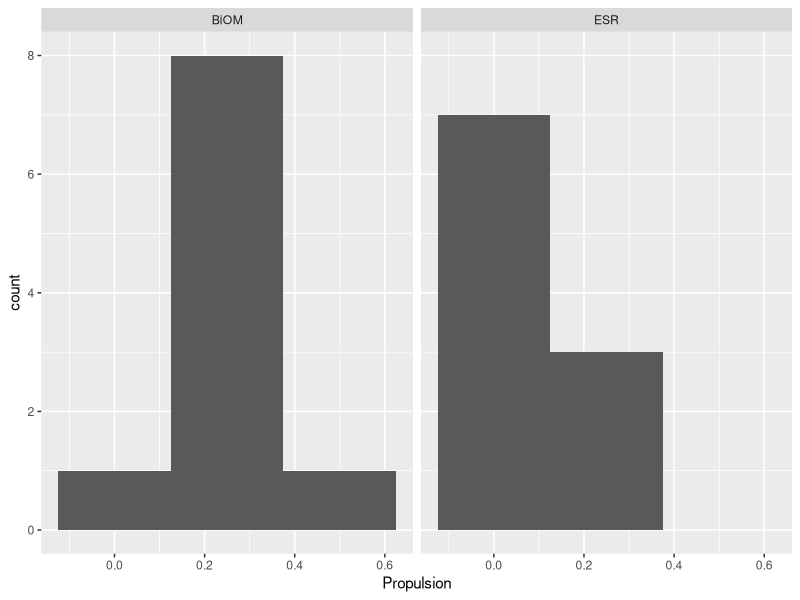
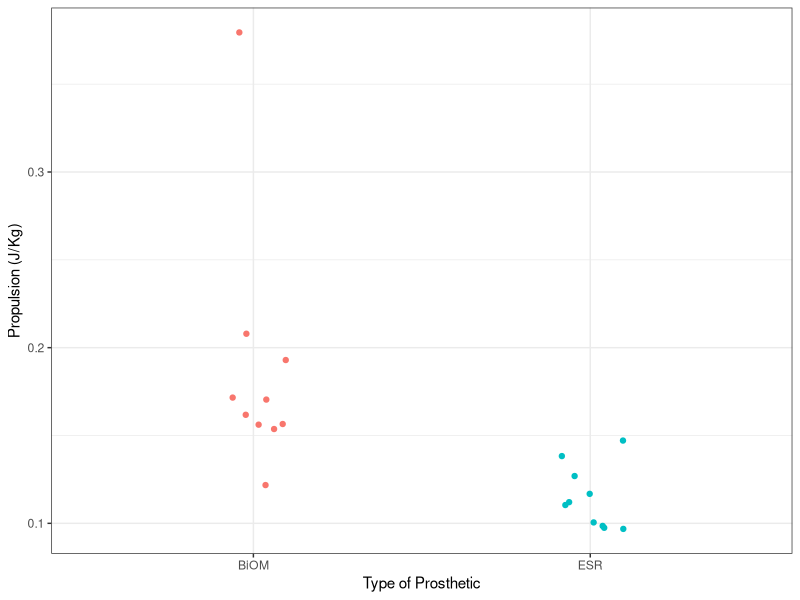
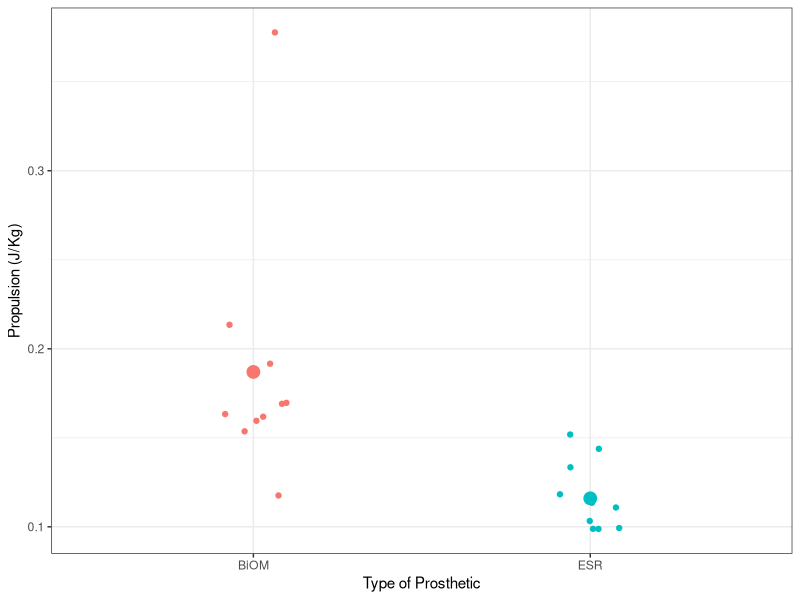
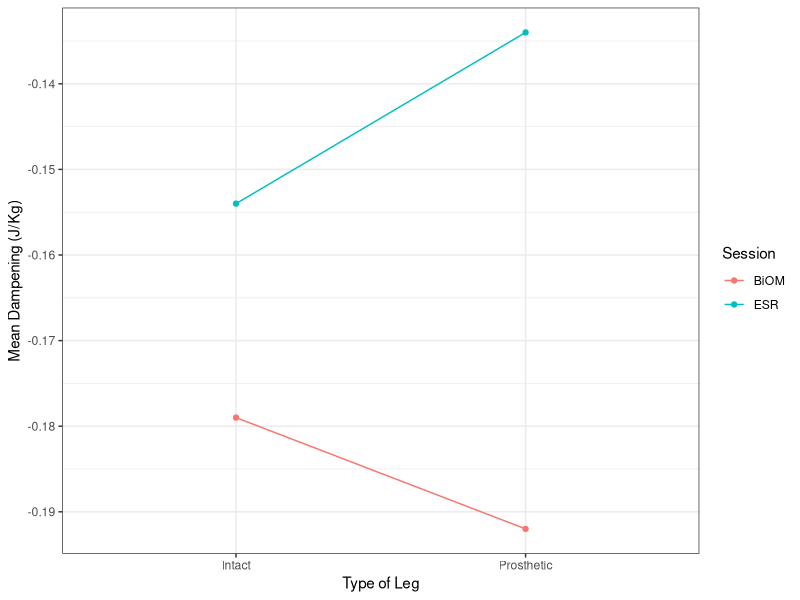
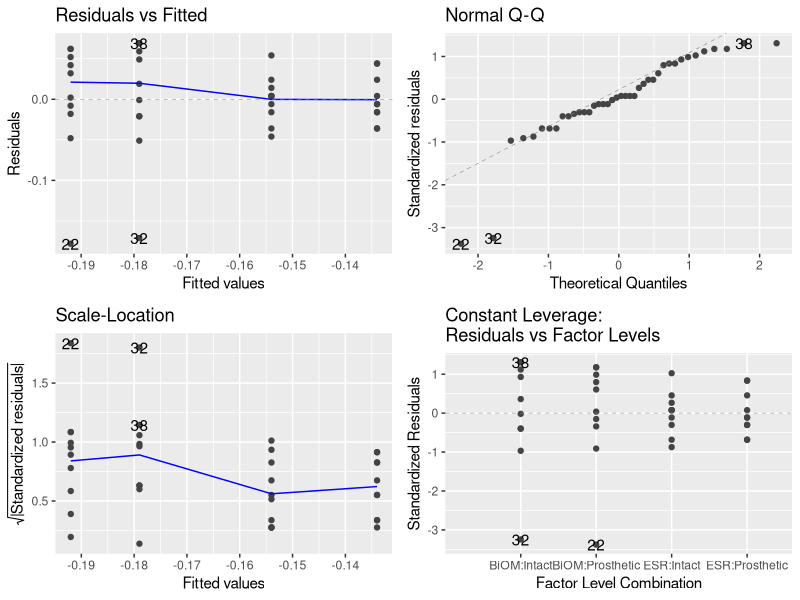
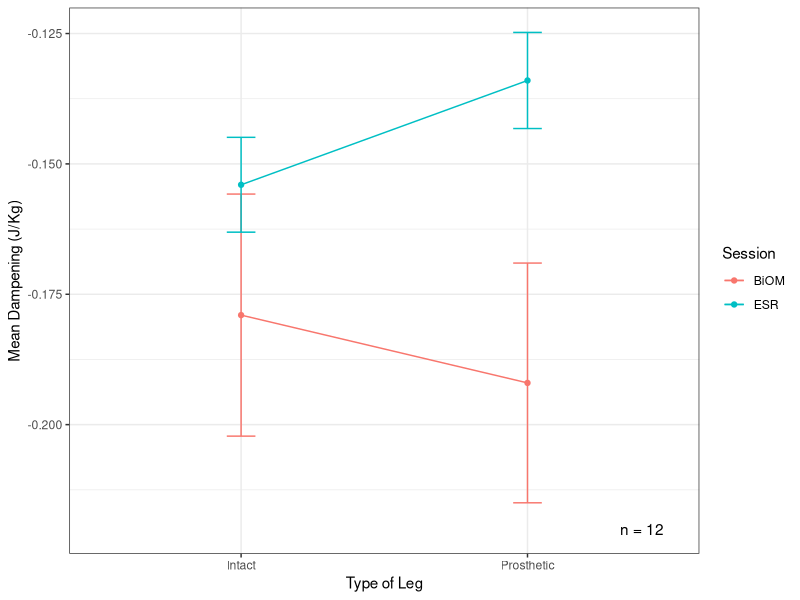
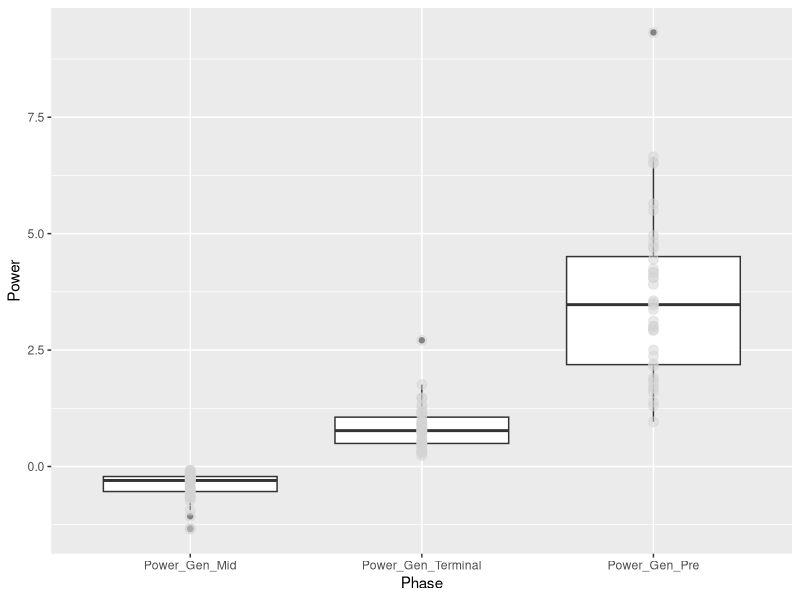
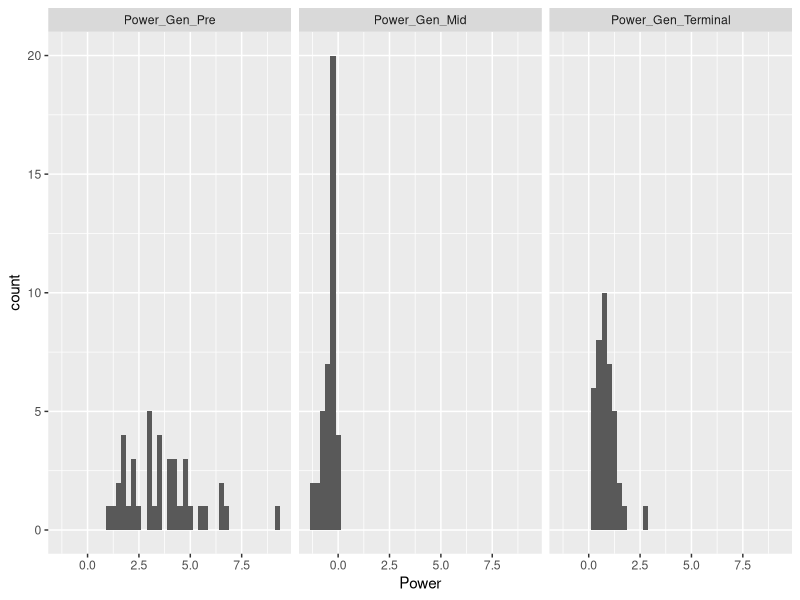

R code for these plots, in order:
## ---- chunk 1
# clear R's environment
rm(list = ls())

# import the modules that we need
library(dplyr)
library(ggplot2)
library(tidyr)
library(ggfortify)
library(here)
## ---- chunk 2
DF <- read.csv(here("Data", "Processed", "processed_prosthetic_analysis.csv"))
## ---- chunk 3
# make a histogram of the propulsion based on prosthetic type
ggplot(filter(DF, Side == "Prosthetic"), aes(x = Propulsion))+
    geom_histogram(binwidth = 0.25)+
    facet_wrap(~Session)
## ---- chunk 4
# separate the prosthetic data from the data corresponding to the intact leg data.
DF_prosthetic <- DF %>% filter(Side == "Prosthetic")

# take a look to check the structure of the new data frame
glimpse(DF_prosthetic)
## ---- chunk 5
# perform two sample t test
t.test(Propulsion ~ Session, data = DF_prosthetic)
## ---- chunk 6
# calculate the means propulsion values
meanpropDF<-DF_prosthetic %>% group_by(Session) %>% summarise(
     meanProp = mean(Propulsion))
     



# make a scatter plot comparing the distribution of propulsion values between the active and passive prostheses
propscatter <- ggplot(DF_prosthetic, aes(Session, Propulsion, colour = Session), size = 3, alpha = 0.5)+
  xlab("Type of Prosthetic")+
  ylab("Propulsion (J/Kg)")+
  geom_jitter(width = 0.1)+
  theme_bw()+
  theme(legend.position="none")

propscatter

propscatter+
geom_point(meanpropDF, mapping = aes(Session, meanProp), size = 4, alpha = 1)

  
  
## ---- chunk 7
# convert the Session and the Side categories to factor data and take a look at the variables
DF$Session <- as.factor(DF$Session)
DF$Side <- as.factor(DF$Side)

levels(DF$Session)
levels(DF$Side)
## ---- chunk 8
meanDF <- DF %>% group_by(Side, Session) %>% summarise(meanDampening = mean(Braking))
## ---- chunk 9
# Add color to the plot to show the differences between the different types of prostheses compared to the intact leg
ggplot(meanDF, aes(Side, meanDampening, color = Session, group = Session))+
     geom_point()+
     geom_line()+
     theme_bw()+
     ylab("Mean Dampening (J/Kg)")+
     xlab("Type of Leg")
## ---- chunk 10
# use the lm() function to create the model
model_dampening <- lm(Braking ~ Session+Side+Session*Side, data = DF)
## ---- chunk 11
autoplot(model_dampening, smooth.color = NA)
## ---- chunk 12
# generate ANOVA table
anova(model_dampening)
## ---- chunk 13
# take a look at the summary and comparisons between the specific conditions
summary.lm(model_dampening)
## ---- chunk 14
# grab the standard error values to report

sumDF<-DF %>% group_by(Side, Session) %>% summarise(
     meanDamp = mean(Braking),
     seDamp = sd(Braking)/sqrt(sum(!is.na(Braking)))
)

# create scatterplot with error bars
ggplot(sumDF, aes(Side, meanDamp, color = Session, group = Session))+
     geom_point()+
     geom_line()+
     geom_errorbar(aes(ymin = meanDamp - seDamp,
                       ymax = meanDamp + seDamp), width = 0.1)+
     theme_bw()+
    xlab("Type of Leg")+
    ylab("Mean Dampening (J/Kg)")+
    annotate("text", x = 2.4 , y = -0.22,
    label = "n = 12")
## ---- chunk 15
# convert the data to long format
DF_long <- pivot_longer(DF, names_to = "Phase", cols = Power_Gen_Pre:Power_Gen_Terminal,  values_to = "Power")

# convert the phase data from character data to factor data
DF_long$Phase <- as.factor(DF_long$Phase)
levels(DF_long$Phase)

# relevel the Phase factor to put the levels in the correct order which should be midstance, terminalstance, preswing
DF_long$Phase <- factor(DF_long$Phase, levels=c('Power_Gen_Mid', 'Power_Gen_Terminal', 'Power_Gen_Pre'))
## ---- chunk 16
# make a boxplot of the data
ggplot(DF_long, aes(Phase, Power)) +
  geom_boxplot()+
  geom_point(size = 3, colour = 'lightgrey', alpha = 0.5)
## ---- chunk 17
is.ordered(DF_long$Phase)
## ---- chunk 18
levels(DF_long$Phase) #check the order of the levels before ordering

DF_long$Phase<-factor(DF_long$Phase, 
                      levels = c("Power_Gen_Pre", "Power_Gen_Mid", "Power_Gen_Terminal"),
                      ordered = TRUE)

is.ordered(DF_long$Phase)
## ---- chunk 19
# make a histogram of the power generated separated by phase
ggplot(DF_long, aes(x = Power))+
    geom_histogram(binwidth = 0.25)+
    facet_wrap(~Phase)
## ---- chunk 20
# Use the aov() function to generate a repeated ANOVA model
power_model <- aov(Power~Phase, data = DF_long)

power_model2 <- glm(Power~Phase, data = DF_long)
## ---- chunk 21
# check assumptions
autoplot(power_model, smooth.color = NA)

autoplot(power_model2, smooth.color = NA)
## ---- chunk 22
# run a summary of the model
summary(power_model)
## ---- chunk 23
# calculate the means and standard errors of these by group

sum_power <-DF_long %>% group_by(Phase) %>% summarise(
     meanPower = mean(Power),
     sePower = sd(Power)/sqrt(sum(!is.na(Power)))
)

# reassign the values of the different gait phases to make them show up nicer on the graph
sum_power$Phase <- recode(sum_power$Phase, Power_Gen_Mid = 'Midstance', 
                                       Power_Gen_Terminal = 'Terminal Stance',
                                       Power_Gen_Pre = 'Preswing')
## ---- chunk 24
# create scatterplot with error bars
ggplot(sum_power, aes(Phase, meanPower, colour = Phase))+
     geom_point()+
     geom_line()+
     geom_errorbar(aes(ymin = meanPower - sePower,
                       ymax = meanPower + sePower), width = 0.1)+
    theme_bw()+
    theme(legend.position="none")+
    xlab("Gait Phase")+
    ylab("Power Generated (J/Kg)")
    
